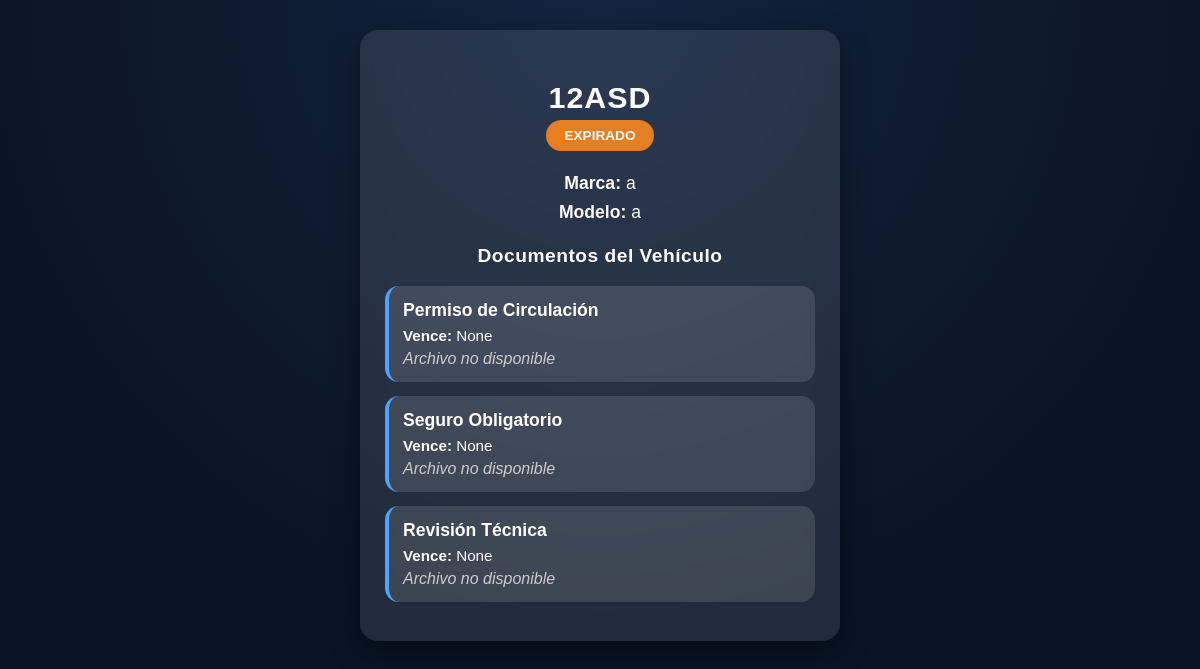
The page /api/accesos/qr-view/ed73a4b7d59f4d56bd0eff2cda589ab0/ on the database its author committed.
### vehiculos/models.py (models this page shows, shortened)
class Vehiculo(models.Model):
    user = models.ForeignKey(settings.AUTH_USER_MODEL, on_delete=models.CASCADE, related_name='vehiculos')
    patente = models.CharField(max_length=10, unique=True)
    marca = models.CharField(max_length=50)
    modelo = models.CharField(max_length=50)
    año = models.PositiveIntegerField()
    color = models.CharField(max_length=30, blank=True, null=True)
    alias = models.CharField(max_length=30, blank=True, null=True)
    tipo = models.CharField(
        max_length= 10,
        choices=TIPO_CHOICES,
        default="auto"
    )

### accesos/views.py (the view)
# urls.py: path("qr-view/<str:token>/", SharedAccessHTMLView.as_view(), name="qr-public"),
class SharedAccessHTMLView(APIView):
    authentication_classes = []
    permission_classes = []
    def get(self, request, token):
        shared = get_object_or_404(SharedAccess, token=token)
        if shared.is_revoked:
            estado = "revocado"
        elif timezone.now() > shared.expires_at:
            estado = "expirado"
        else:
            estado = "vigente"
        vehiculo = shared.vehiculo
        docs = DocumentoVehicular.objects.filter(
            vehiculo=vehiculo, activo=True
        ).order_by("-fecha_subida")
        documentos = {}
        for t in ["pc", "so", "rt"]:
            doc = docs.filter(tipo=t).first()
            documentos[t] = {
                "fecha_vencimiento": getattr(doc, "fecha_vencimiento", None),
                "archivo": request.build_absolute_uri(doc.archivo.url)
                    if (doc and doc.archivo) else None
            }
        return render(request, "accesos/qr_publico.html", {
            "vehiculo": vehiculo,
            "estado": estado,
            "documentos": documentos,
            "shared": shared,
            "prestamo": {
                "receptor_nombre": shared.receptor_nombre,
                "receptor_rut": shared.receptor_rut
            } if shared.is_prestamo else None
        })

### accesos/templates/accesos/qr_publico.html (shortened to what this page needs)
<!DOCTYPE html>
<html lang="es">
<head>
</head>
<body>
    <div class="container">
        <h2>{{ vehiculo.patente }}</h2>
        <div class="estado {{ estado }}">
            {{ estado|upper }}
        </div>
        <p class="dato"><strong>Marca:</strong> {{ vehiculo.marca }}</p>
        <p class="dato"><strong>Modelo:</strong> {{ vehiculo.modelo }}</p>
        <h3>Documentos del Vehículo</h3>
        {% for tipo, data in documentos.items %}
            <div class="doc-card">
                <div class="doc-type">
                    {% if tipo == "pc" %} Permiso de Circulación
                    {% elif tipo == "so" %} Seguro Obligatorio
                    {% elif tipo == "rt" %} Revisión Técnica
                    {% else %} {{ tipo|upper }}
                    {% endif %}
                </div>
                {% if data %}
                    <div class="doc-info">
                        <strong>Vence:</strong> {{ data.fecha_vencimiento }}
                    </div>
                    {% if data.archivo %}
                        <a href="{{ data.archivo }}" target="_blank">Ver Documento</a>
                    {% else %}
                        <div class="no-doc">Archivo no disponible</div>
                    {% endif %}
                {% else %}
                    <div class="no-doc">No hay documento activo</div>
                {% endif %}
            </div>
        {% endfor %}
    </div>
</body>
</html>

### accesos/templates/accesos/qr_publico.html (style rules this page uses)
body { margin: 0; padding: 0; font-family: "Arial", sans-serif; background: radial-gradient(circle at top, #13243f, #0a1424 70%); color: white; }
.container { max-width: 430px; margin: 30px auto; padding: 25px; background: rgba(255,255,255,0.10); backdrop-filter: blur(14px); border-radius: 18px; text-align: center; box-shadow: 0 10px 30px rgba(0,0,0,0.40); animation: fadeIn 0.6s ease-out; }
h2 { margin-bottom: 5px; font-size: 1.9rem; letter-spacing: 1px; }
.estado { padding: 8px 18px; border-radius: 20px; margin-bottom: 14px; display: inline-block; font-weight: bold; text-transform: uppercase; font-size: 0.85rem; }
.expirado { background: #e67e22; }
.dato { margin: 8px 0; font-size: 1.1rem; }
h3 { margin-top: 22px; font-size: 1.2rem; letter-spacing: 0.5px; }
.doc-card { background: rgba(255,255,255,0.12); padding: 14px; border-radius: 14px; margin: 14px 0; text-align: left; border-left: 4px solid #4da3ff; animation: fadeIn 0.5s ease-out; }
.doc-type { font-weight: bold; font-size: 1.1rem; margin-bottom: 6px; }
.doc-info { font-size: 0.95rem; margin-bottom: 6px; }
.no-doc { color: #cccccc; font-style: italic; margin-top: 5px; }

### rows shown on the page
Vehiculo: patente "12ASD", marca "a", modelo "a"

### other values the page prints
{{ estado|upper }} "EXPIRADO"
{{ data.fecha_vencimiento }} "None" "None" "None"
